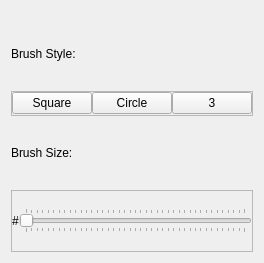
<?xml version="1.0" encoding="UTF-8"?>
<ui version="4.0">
 <class>brush_widget</class>
 <widget class="QWidget" name="brush_widget">
  <property name="geometry">
   <rect>
    <x>0</x>
    <y>0</y>
    <width>248</width>
    <height>263</height>
   </rect>
  </property>
  <property name="windowTitle">
   <string>Form</string>
  </property>
  <layout class="QVBoxLayout" name="verticalLayout">
   <item>
    <spacer name="brush_verticalSpacer">
     <property name="orientation">
      <enum>Qt::Vertical</enum>
     </property>
     <property name="sizeType">
      <enum>QSizePolicy::Fixed</enum>
     </property>
     <property name="sizeHint" stdset="0">
      <size>
       <width>227</width>
       <height>12</height>
      </size>
     </property>
    </spacer>
   </item>
   <item>
    <widget class="QLabel" name="brushStyle_label">
     <property name="text">
      <string>Brush Style:</string>
     </property>
    </widget>
   </item>
   <item>
    <widget class="QFrame" name="brushStyle_frame">
     <property name="maximumSize">
      <size>
       <width>16777215</width>
       <height>25</height>
      </size>
     </property>
     <property name="frameShape">
      <enum>QFrame::StyledPanel</enum>
     </property>
     <property name="frameShadow">
      <enum>QFrame::Raised</enum>
     </property>
     <layout class="QHBoxLayout" name="horizontalLayout_7">
      <property name="spacing">
       <number>0</number>
      </property>
      <property name="leftMargin">
       <number>0</number>
      </property>
      <property name="topMargin">
       <number>0</number>
      </property>
      <property name="rightMargin">
       <number>0</number>
      </property>
      <property name="bottomMargin">
       <number>0</number>
      </property>
      <item>
       <widget class="QPushButton" name="brushStyleSquare_button">
        <property name="text">
         <string>Square</string>
        </property>
       </widget>
      </item>
      <item>
       <widget class="QPushButton" name="brushStyleCircle_button">
        <property name="text">
         <string>Circle</string>
        </property>
       </widget>
      </item>
      <item>
       <widget class="QPushButton" name="brushStyleMorph_button">
        <property name="text">
         <string>3</string>
        </property>
       </widget>
      </item>
     </layout>
    </widget>
   </item>
   <item>
    <widget class="QLabel" name="brushSizeTag_label">
     <property name="text">
      <string>Brush Size:</string>
     </property>
    </widget>
   </item>
   <item>
    <widget class="QFrame" name="brushSize_frame">
     <property name="frameShape">
      <enum>QFrame::StyledPanel</enum>
     </property>
     <property name="frameShadow">
      <enum>QFrame::Raised</enum>
     </property>
     <layout class="QHBoxLayout" name="horizontalLayout_8">
      <property name="spacing">
       <number>0</number>
      </property>
      <property name="leftMargin">
       <number>0</number>
      </property>
      <property name="topMargin">
       <number>0</number>
      </property>
      <property name="rightMargin">
       <number>0</number>
      </property>
      <property name="bottomMargin">
       <number>0</number>
      </property>
      <item>
       <widget class="QLabel" name="brushSize_label">
        <property name="text">
         <string>#</string>
        </property>
       </widget>
      </item>
      <item>
       <widget class="QSlider" name="brushSize_slider">
        <property name="maximum">
         <number>200</number>
        </property>
        <property name="pageStep">
         <number>1</number>
        </property>
        <property name="sliderPosition">
         <number>0</number>
        </property>
        <property name="orientation">
         <enum>Qt::Horizontal</enum>
        </property>
        <property name="tickPosition">
         <enum>QSlider::TicksBothSides</enum>
        </property>
        <property name="tickInterval">
         <number>5</number>
        </property>
       </widget>
      </item>
     </layout>
    </widget>
   </item>
  </layout>
 </widget>
 <resources/>
 <connections/>
</ui>
